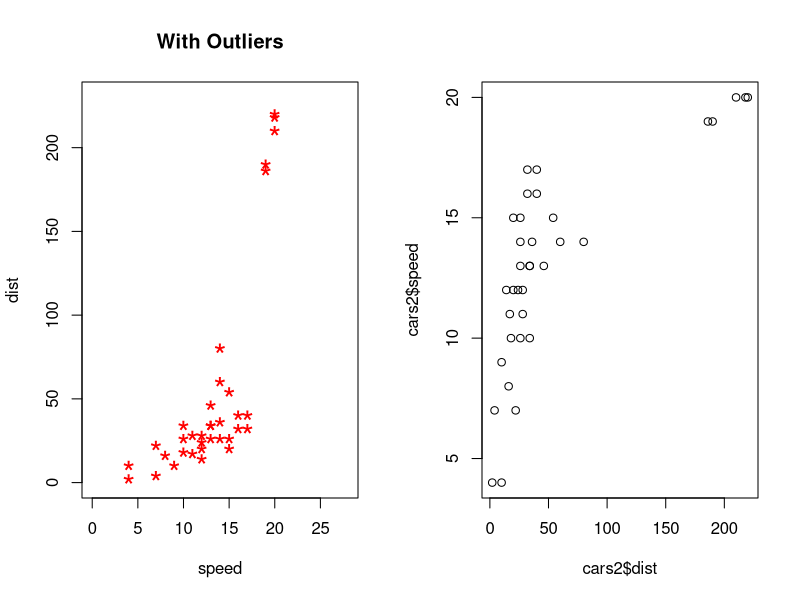
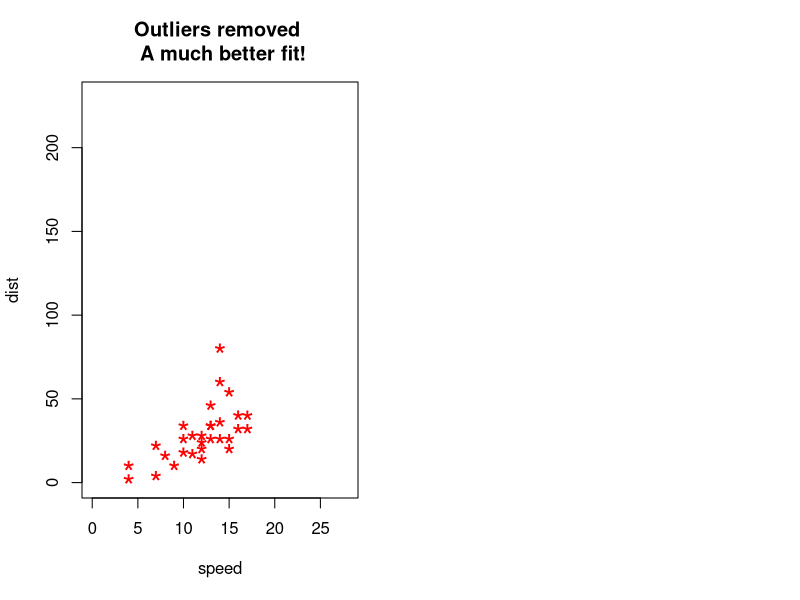
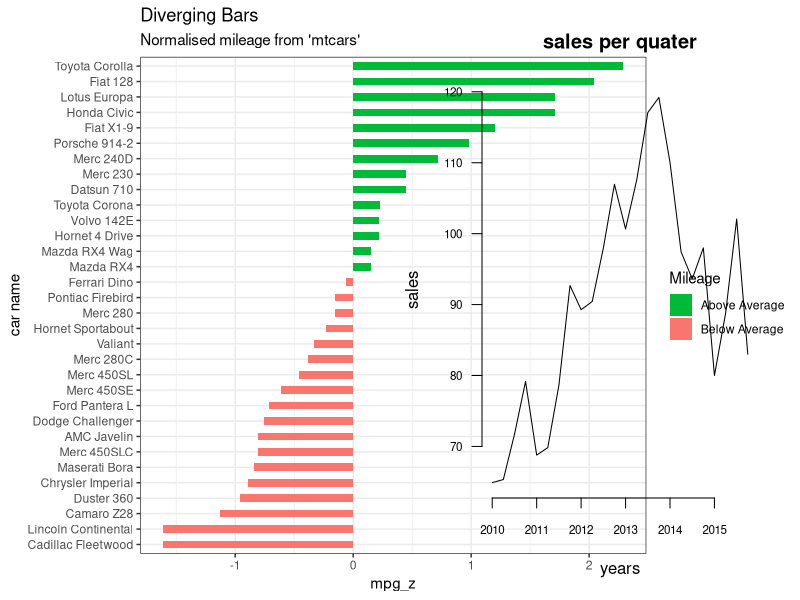
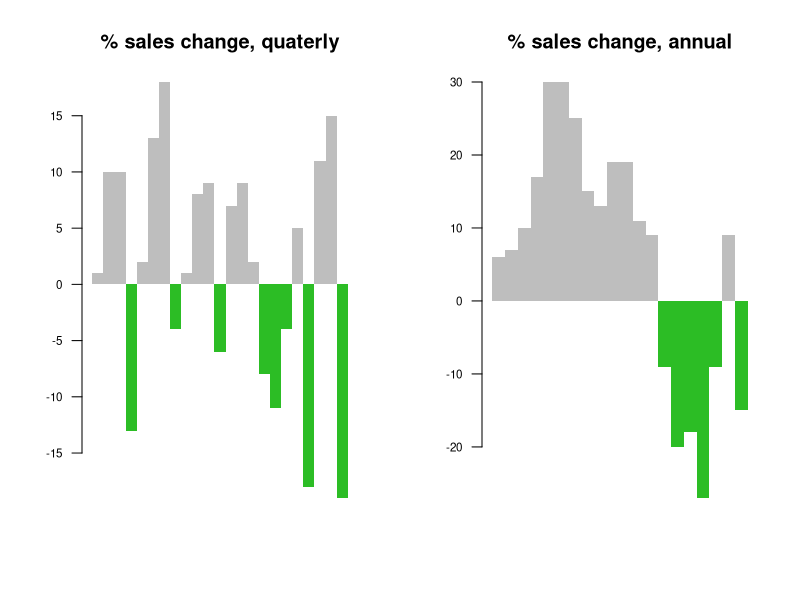
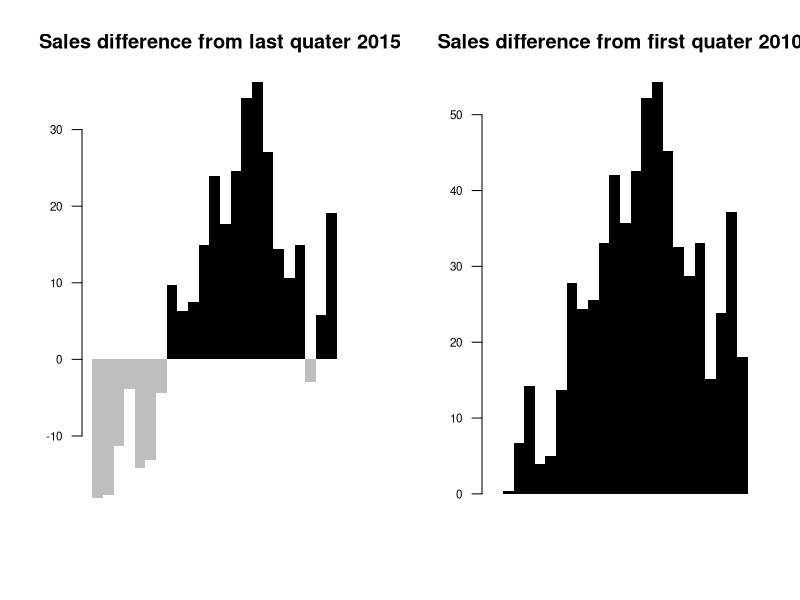
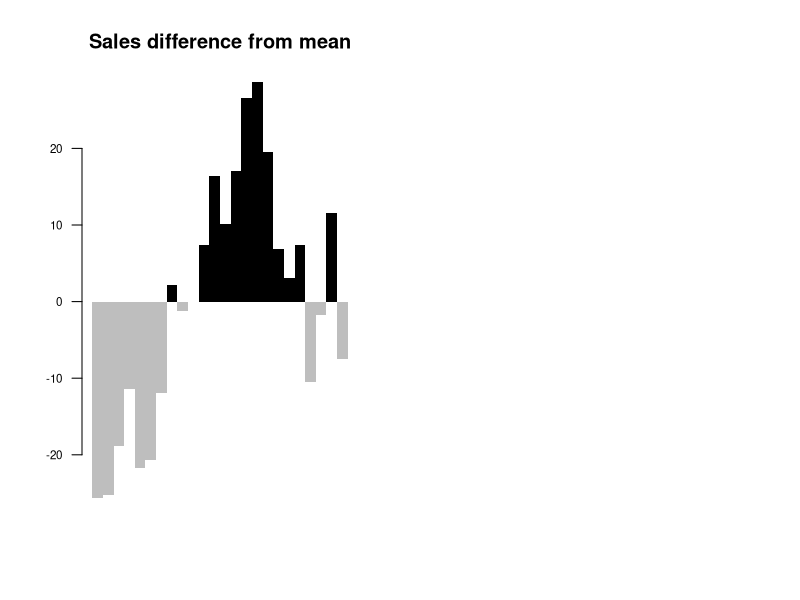
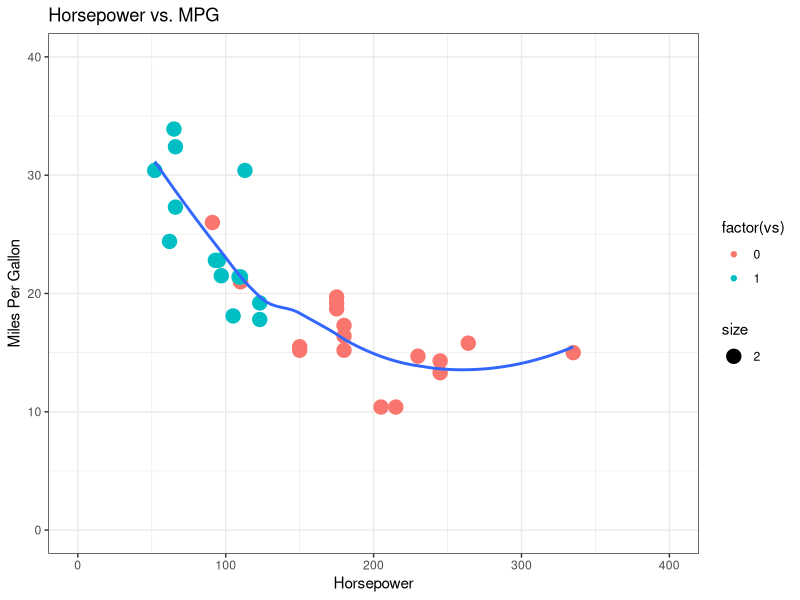

Recreate these plots in R, in order.
## ---- chunk 1
# Inject outliers into data.
cars1 <- cars[1:30, ]  # original data
cars_outliers <- data.frame(speed=c(19,19,20,20,20), dist=c(190, 186, 210, 220, 218))  # introduce outliers.
cars2 <- rbind(cars1, cars_outliers)  # data with outliers.

# Plot of data with outliers.
par(mfrow=c(1, 2))
plot(cars2$speed, cars2$dist, xlim=c(0, 28), ylim=c(0, 230), main="With Outliers", xlab="speed", ylab="dist", pch="*", col="red", cex=2)
plot(cars2$dist,cars2$speed)
## ---- chunk 2
# Plot of original data without outliers. Note the change in slope (angle) of best fit line.
plot(cars1$speed, cars1$dist, xlim=c(0, 28), ylim=c(0, 230), main="Outliers removed \n A much better fit!", xlab="speed", ylab="dist", pch="*", col="red", cex=2)
## ---- chunk 3
library(ggplot2)
theme_set(theme_bw())  

# Data Prep
data("mtcars")  # load data
mtcars$`car name` <- rownames(mtcars)  # create new column for car names
mtcars$mpg_z <- round((mtcars$mpg - mean(mtcars$mpg))/sd(mtcars$mpg), 2)  # compute normalized mpg
mtcars$mpg_type <- ifelse(mtcars$mpg_z < 0, "below", "above")  # above / below avg flag
mtcars <- mtcars[order(mtcars$mpg_z), ]  # sort
mtcars$`car name` <- factor(mtcars$`car name`, levels = mtcars$`car name`)  # convert to factor to retain sorted order in plot.

# Diverging Barcharts
ggplot(mtcars, aes(x=`car name`, y=mpg_z, label=mpg_z)) + 
  geom_bar(stat='identity', aes(fill=mpg_type), width=.5)  +
  scale_fill_manual(name="Mileage", 
                    labels = c("Above Average", "Below Average"), 
                    values = c("above"="#00ba38", "below"="#f8766d")) + 
  labs(subtitle="Normalised mileage from 'mtcars'", 
       title= "Diverging Bars") + 
  coord_flip()
## ---- chunk 4
# Create the data.
a <-rep(c(2010,2011,2012,2013,2014,2015),each = 4)
b <- seq(1:24)
c <- c(64.9,65.33,71.67,79.17,68.78,69.83,78.61,92.68,89.28,90.43,97.96,106.96,100.66,107.53,117.06,119.21,110.05,97.42,93.62,97.99,80,88.74,102.06,83)
data <- as.data.frame(cbind(a,b,c))
colnames(data) <-c("year","quater","sales")
## ---- chunk 5
# Regular time series for sales
par(cex.axis=0.7)
data.ts <- ts(data$sales, start=c(2010, 1), frequency=4)
plot(data.ts, xlab="years", ylab="sales", main="sales per quater", las=1, bty="n")
## ---- chunk 6
# Quaterly change
curr <- as.numeric(data$sales[-1])
prev <- as.numeric(data$sales[1:(length(data$sales)-1)])
quaChange <- 100 * round( (curr-prev) / prev, 2 )
barCols <- sapply(quaChange, 
	function(x) { 
		if (x < 0) {
			return("#2cbd25")
		} else {
			return("gray")
		}
	})

barplot(quaChange, border=NA, space=0, las=1, col=barCols, main="% sales change, quaterly")
## ---- chunk 7
# Year-over-year change
curr <- as.numeric(data$sales[-(1:4)])
prev <- as.numeric(data$sales[1:(length(data$sales)-4)])
annChange <- 100 * round( (curr-prev) / prev, 2 )
barCols <- sapply(annChange, 
	function(x) { 
		if (x < 0) {
			return("#2cbd25")
		} else {
			return("gray")
		}
	})

barplot(annChange, border=NA, space=0, las=1, col=barCols, main="% sales change, annual")
## ---- chunk 8
# Relative to current 2015
curr <- as.numeric(data$sales[length(data$sales)])
salesDiff <- as.numeric(data$sales) - curr
barCols.diff <- sapply(salesDiff,
	function(x) {
		if (x < 0) {
			return("gray")
		} else {
			return("black")
		}
	}
)
barplot(salesDiff, border=NA, space=0, las=1, col=barCols.diff, main="Sales difference from last quater 2015")
## ---- chunk 9
# Relative to first quater
ori <- as.numeric(data$sales[1])
salesDiff <- as.numeric(data$sales) - ori
barCols.diff <- sapply(salesDiff,
	function(x) {
		if (x < 0) {
			return("gray")
		} else {
			return("black")
		}
	}
)
barplot(salesDiff, border=NA, space=0, las=1, col=barCols.diff, main="Sales difference from first quater 2010")
## ---- chunk 10
# difference from the mean
mean <- mean(as.numeric(data$sales))
salesDiff <- as.numeric(data$sales) - mean
barCols.diff <- sapply(salesDiff,
	function(x) {
		if (x < 0) {
			return("gray")
		} else {
			return("black")
		}
	}
)
barplot(salesDiff, border=NA, space=0, las=1, col=barCols.diff, main="Sales difference from mean")
## ---- chunk 11
library(ggplot2)

theme_set(theme_bw())  #set background theme

plot1 <- ggplot(mtcars, aes(x = hp, y = mpg)) + geom_point(aes(col=factor(vs), size = 2)) + geom_smooth(method = "loess", se = F) + xlim(c(0, 400)) + ylim(c(0, 40)) + labs(title = "Horsepower vs. MPG", y = "Miles Per Gallon", x = "Horsepower")

plot(plot1)  #we have to actually call the plot() function on the plot object we created
